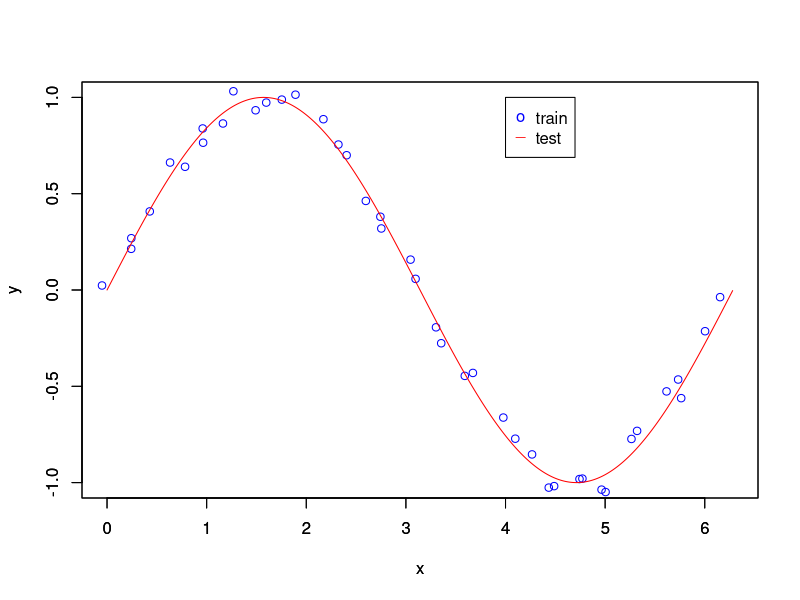

Source code (R):
x_train <- seq(from=0, to=2*pi, by =0.15)
x_train<-x_train + (runif(length(x_train))-0.5)/5
i <- sample(length(x_train))
x_train <- x_train[i]
y_train <- sin(x_train)
y_train<-y_train + (runif(length(y_train))-0.5)/5
plot(x_train,y_train,col='blue',xlim = c(0,2*pi),
ylim = c(-1,1),xlab = 'x',ylab = 'y')
x_test <-seq(from=0, to=2*pi, by =0.01)
y_test <-sin(x_test)
par(new=T)
plot(x_test,y_test,col='red',type='l',xlim = c(0,2*pi),
ylim = c(-1,1),xlab = 'x',ylab = 'y')
legend(x=4, y=1, legend = c('train','test'),
col = c('blue','red'),pch=c('o','_'))
